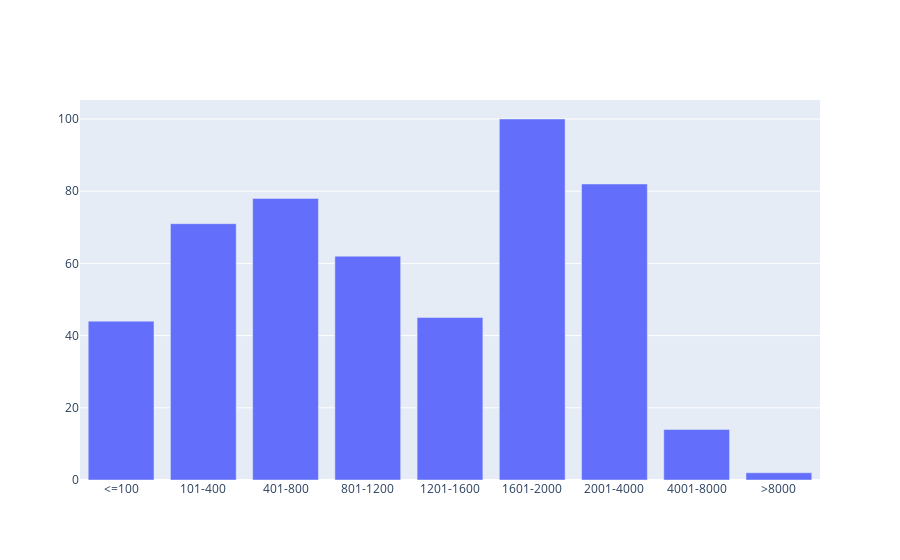

Here is the notebook cell this chart was saved with:
### Code cell
fig = go.Figure(data = go.Bar(x = bar_range_labels, y = bar_count_gov))
fig.show()

### Figure 1 — Plotly figure (JSON) as saved in the notebook; plotly's stock layout.template omitted (floating-point values rounded to 4 significant figures)
{"data": [{"type": "bar", "x": ["<=100", "101-400", "401-800", "801-1200", "1201-1600", "1601-2000", "2001-4000", "4001-8000", ">8000"], "y": [44, 71, 78, 62, 45, 100, 82, 14, 2]}], "layout": {}}
